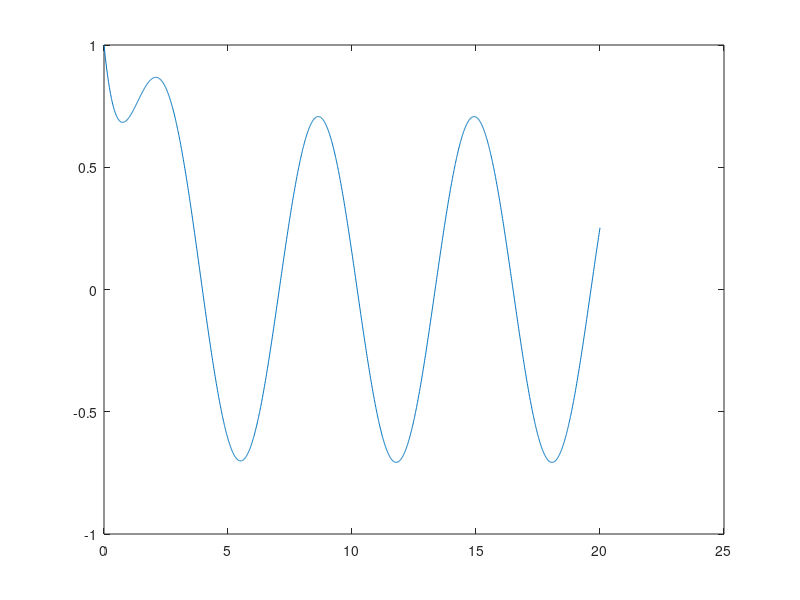

The MATLAB source for this figure:
% Two-step Adams-Bashforth method
% currently used on the ODE: y' = 1 + sin(t)-y, y(2)=1
clear
clc
f = @(t, y) sin(t) - y;

h = 0.01;
N = 2000;
yvals = zeros(1,N);
tvals = zeros(1,N);
yvals(1) = 1; 
yvals(2) = 1 + h*f(0.5*h, 1-0.5*h);
tvals(1) = 0;
tvals(2) = h;
for n = 2:N
    yvals(n+1) = yvals(n) + h*(1.5*f(tvals(n), yvals(n)) - 0.5*f(tvals(n-1), yvals(n-1)));
    tvals(n+1) = tvals(n) + h;
end

plot(tvals,yvals)
